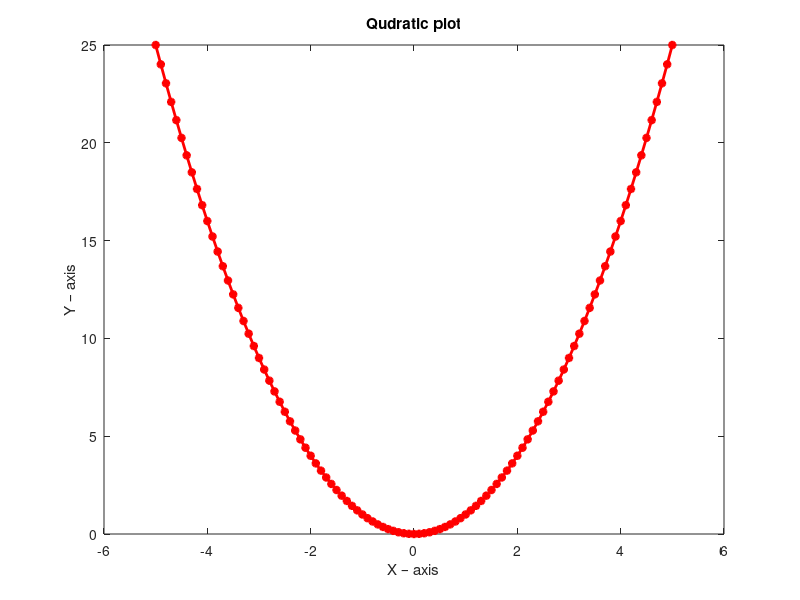
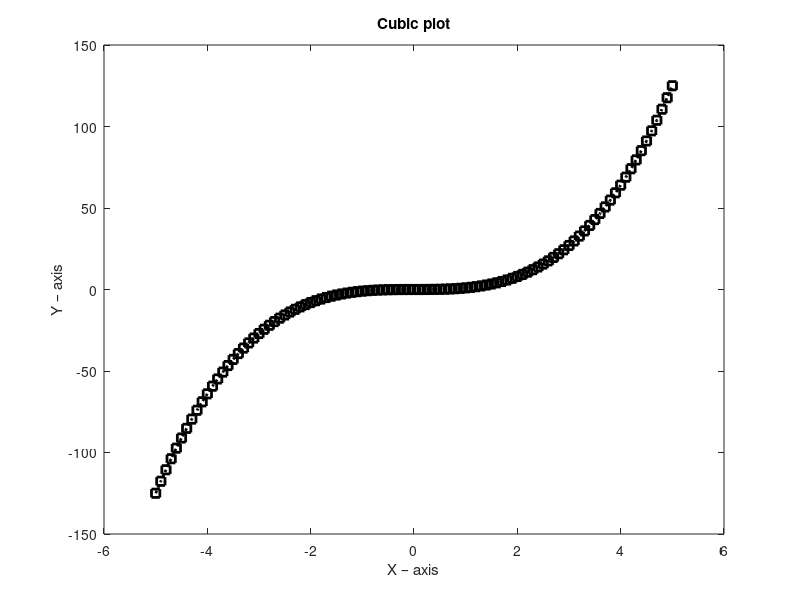

The MATLAB source for these figures, in order:
%Here we are plotting different figures in different figure windows
x=-5:0.1:5;
y1=x.^2;
y2=x.^3;
figure(1)
plot(x,y1,'r-*','linewidth',2)
title('Qudratic plot')
xlabel('X – axis')
ylabel('Y – axis')
figure(2)
plot(x,y2,'k:s','linewidth',2)
title('Cubic plot')
xlabel('X – axis')
ylabel('Y – axis')
